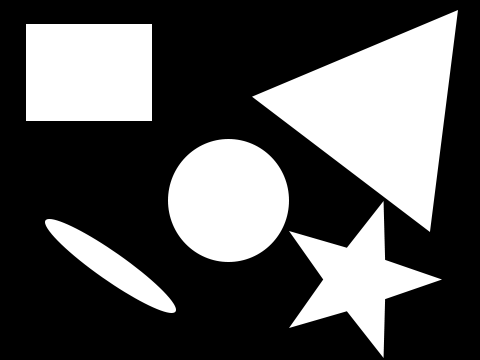
%> input picture dipum_images_ch04/c0.png, 480 x 360 px
$ octave --eval "myFilter(imread('../dipum_images_ch04/c0.png'));"   (GNU Octave 9; MATLAB toolbox functions it lacks are replaced by stand-ins)
%> lines starting %> are read from the running program, lines starting %| are printed output that depends on the picture; in (x1, y1, x2, y2) boxes, pixels count from 0 and x2, y2 are one past the last pixel; in counts of white or black regions, pixels touching at a corner belong together; the program's own positions count from 1
function [] = myFilter(image)
m = [-1 -1 -1;
    -1 8 -1;
    -1 -1 -1];
image = rgb2gray(image);
convimage = convn(double(image), m);
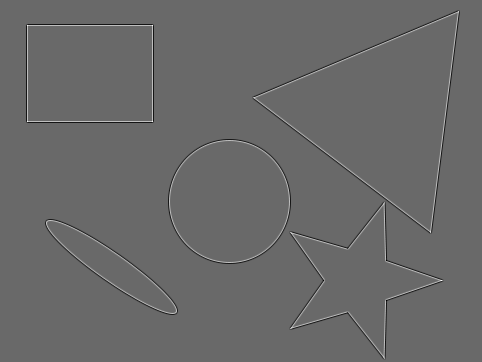
%> convimage: size 362x482 double; min -953, max 1340, mean 0; drawn with min black and max white
imshow(convimage);
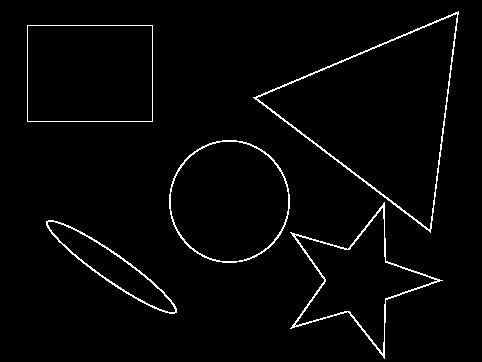
%> displayed picture: size 362x482, on the screen's scale of 0 to 255; 2.4% white in thin lines or dots, all inside (x1, y1, x2, y2) = (27, 11, 459, 359)

$ run again, on dipum_images_ch04/c1.png
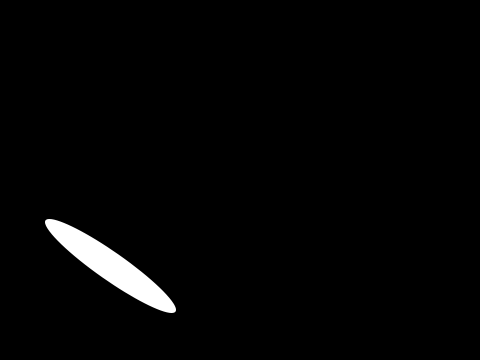
%> input picture dipum_images_ch04/c1.png, 480 x 360 px
%> in myFilter, `convimage = convn(double(image), m);`:
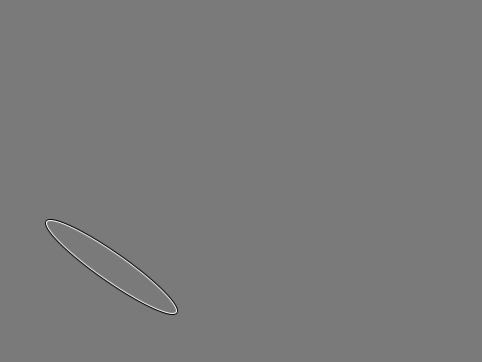
%> convimage: size 362x482 double; min -736, max 799, mean 0; drawn with min black and max white
%> in myFilter, `imshow(convimage);`:
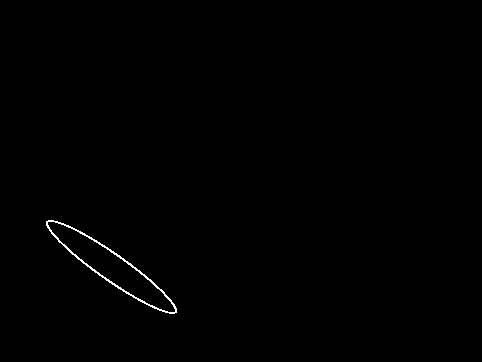
%> displayed picture: size 362x482, on the screen's scale of 0 to 255; 0.38% white in thin lines or dots, all inside (x1, y1, x2, y2) = (46, 220, 177, 314)

$ run again, on dipum_images_ch04/c2.png
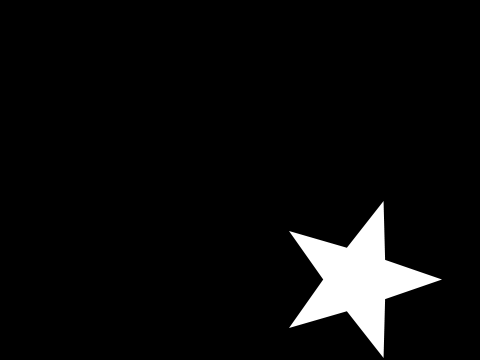
%> input picture dipum_images_ch04/c2.png, 480 x 360 px
%> in myFilter, `convimage = convn(double(image), m);`:
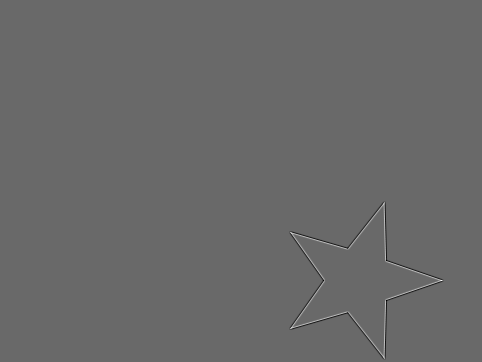
%> convimage: size 362x482 double; min -953, max 1340, mean 0; drawn with min black and max white
%> in myFilter, `imshow(convimage);`:
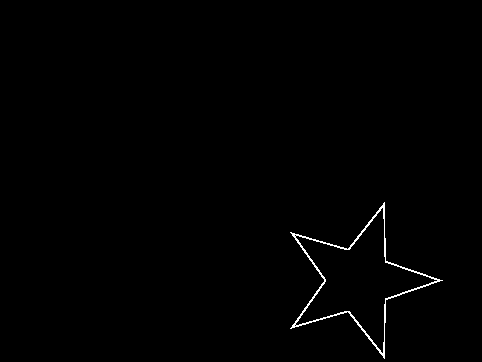
%> displayed picture: size 362x482, on the screen's scale of 0 to 255; 0.62% white in thin lines or dots, all inside (x1, y1, x2, y2) = (290, 202, 443, 359)

$ run again, on dipum_images_ch04/c3.png
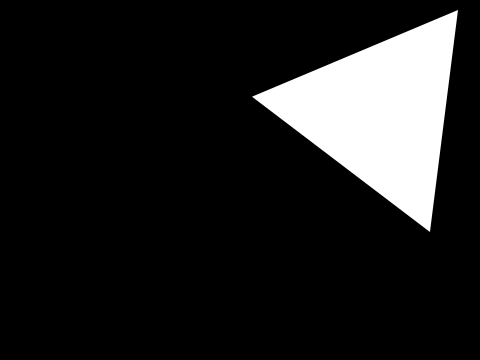
%> input picture dipum_images_ch04/c3.png, 480 x 360 px
%> in myFilter, `convimage = convn(double(image), m);`:
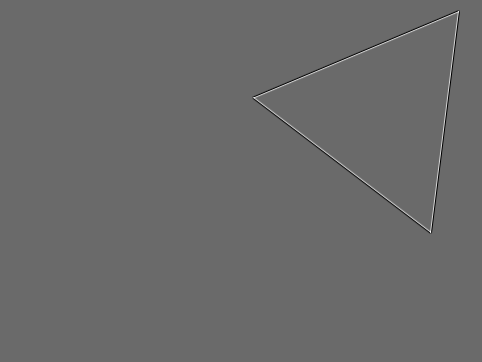
%> convimage: size 362x482 double; min -739, max 1026, mean 0; drawn with min black and max white
%> in myFilter, `imshow(convimage);`:
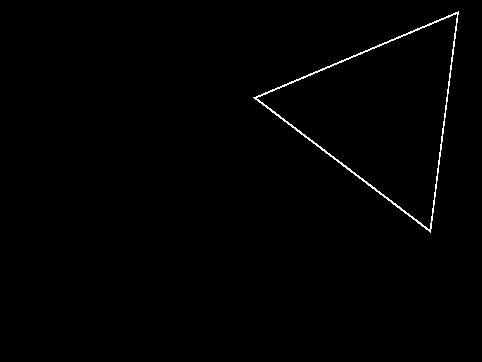
%> displayed picture: size 362x482, on the screen's scale of 0 to 255; 0.71% white in thin lines or dots, all inside (x1, y1, x2, y2) = (253, 11, 459, 233)
